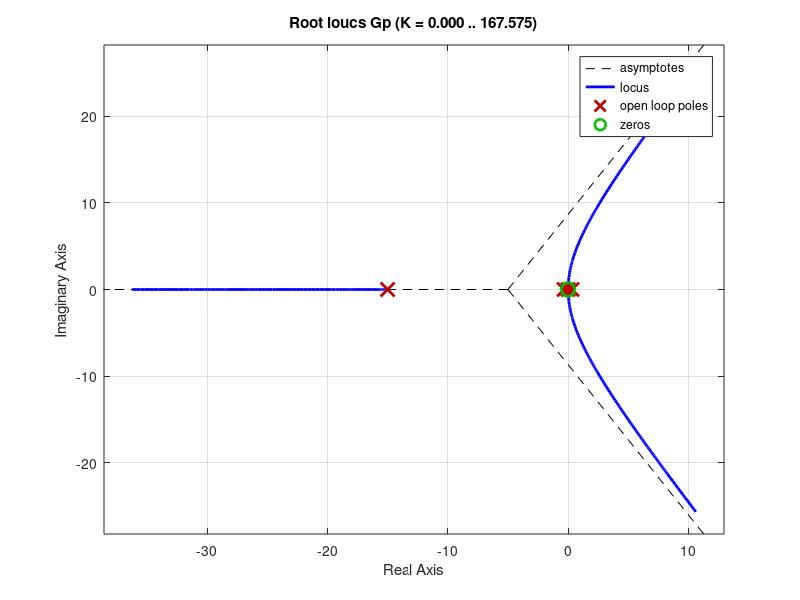

The MATLAB source for this figure: (Note: this script raises an error after producing the figure.)
close all
clear all
m=2.44e4; %kg
I_y=2.03e6; %kg m^2
T=1.58e6; % N
L_alpha=4.00e4; % N/rad
l_alpha=5.67; % m
l_c=14.26; % m
U_0=4.16e3; % m/sec
k_c=15; %rad/sec

s=tf('s');

G=((l_c*T/I_y)*(s+(L_alpha/(U_0*m))*(l_c+l_alpha)))/((s^3+(L_alpha/(U_0*m))*s^2-((l_alpha*L_alpha)/I_y)*s))

Gp=(15/(s+15))*G

rlocus(Gp);

K_R=0.3

H=K_R*s+1

sisotool(Gp,1,H,1)